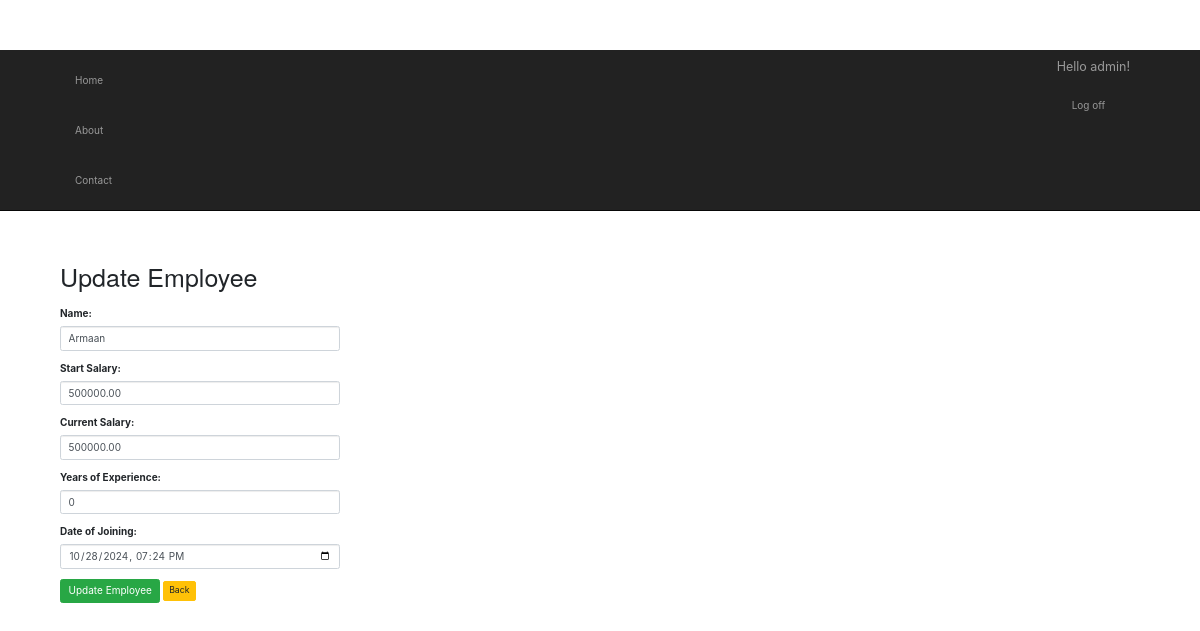
/employee/update/4/ (signed in), run on the app's committed database.
### app/models.py (models this page shows)
class Employee(models.Model):
    name = models.CharField(max_length=50)
    start_salary = models.DecimalField(max_digits=9, decimal_places=2, default=0.0, null=False)
    current_salary = models.DecimalField(max_digits=9, decimal_places=2, default=0.0, null=False)
    years_of_experience = models.IntegerField(null=False, default=0)
    date_of_joining = models.DateTimeField()
    created_dt = models.DateTimeField(auto_now_add=True, auto_now=False)
    updated_dt = models.DateTimeField(auto_now=True)
    class Meta:
        db_table='employee'

### EmployeeServices/views.py (the view)
# urls.py: path('employee/update/<int:pk>/', EmployeeUpdateView.as_view(), name='employee-update'),
class EmployeeUpdateView(UpdateView):
    model = Employee
    form_class = EmployeeForm
    template_name = 'app/employee_form.html'
    success_url = reverse_lazy('employee-update-success')
    def get_context_data(self, **kwargs):
        context = super().get_context_data(**kwargs)
        context['Task'] = "Update"
        return context

### EmployeeServices/forms.py
class EmployeeForm(forms.ModelForm):
    class Meta:
        model = Employee
        fields = ['name', 'start_salary', 'current_salary', 'years_of_experience', 'date_of_joining']
        widgets = {
            'name': forms.TextInput(attrs={'class': 'form-control'}),
            'start_salary': forms.NumberInput(attrs={'class': 'form-control'}),
            'current_salary': forms.NumberInput(attrs={'class': 'form-control'}),
            'years_of_experience': forms.NumberInput(attrs={'class': 'form-control'}),
            'date_of_joining': forms.DateTimeInput(attrs={'class': 'form-control', 'type': 'datetime-local'}),
        }

### app/templates/app/employee_form.html (shortened to what this page needs)
{% extends "app/layout.html" %}
{% block content %}
<!DOCTYPE html>
<html lang="en">
<head>
    <link rel="stylesheet" href="https://maxcdn.bootstrapcdn.com/bootstrap/4.5.2/css/bootstrap.min.css">
</head>
<body>
    <div class="container mt-5">
        <h1 class="mb-4">{{Task}} Employee</h1>
        <form method="post">
            <div class="form-group">
                <label for="id_name">Name:</label>
                {{ form.name }}
            </div>
            <div class="form-group">
                <label for="id_start_salary">Start Salary:</label>
                {{ form.start_salary }}
            </div>
            <div class="form-group">
                <label for="id_current_salary">Current Salary:</label>
                {{ form.current_salary }}
            </div>
            <div class="form-group">
                <label for="id_years_of_experience">Years of Experience:</label>
                {{ form.years_of_experience }}
            </div>
            <div class="form-group">
                <label for="id_date_of_joining">Date of Joining:</label>
                {{ form.date_of_joining }}
            </div>
            <button type="submit" class="btn btn-success">{{Task}} Employee</button>
            <a href="{% url 'home' %}" class="btn btn-warning btn-sm">
                 Back
            </a>
        </form>
    </div>
</body>
</html>
{% endblock %}

### app/templates/app/loginpartial.html (shortened to what this page needs)
{% if user.is_authenticated %}
<form id="logoutForm" action="/logout/" method="post" class="navbar-right">
    <ul class="nav navbar-nav navbar-right">
        <li><span class="navbar-brand">Hello {{ user.username }}!</span></li>
        <li><a href="javascript:document.getElementById('logoutForm').submit()">Log off</a></li>
    </ul>
</form>
{% else %}
<ul class="nav navbar-nav navbar-right">
    <li><a href="{% url 'login' %}">Log in</a></li>
</ul>
{% endif %}

### app/static/app/content/site.css (style rules this page uses)
body { padding-top: 50px; padding-bottom: 20px; }
input, select, textarea { max-width: 280px; }

### data on the page
Employee: name "Armaan", start_salary "500000.00", current_salary "500000.00", years_of_experience "0", date_of_joining "10/28/2024 19:24"

### other printed values
{{ user.username }} "admin"
{{ Task }} "Update"
